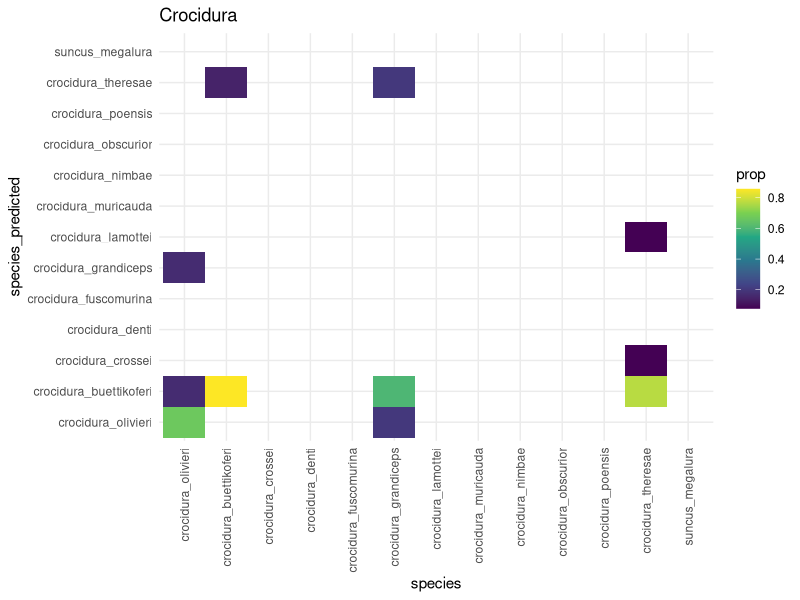
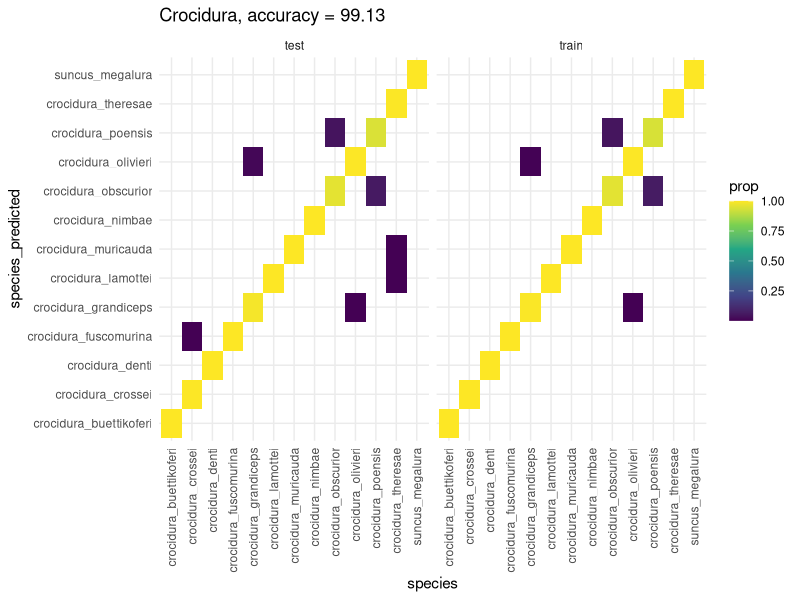
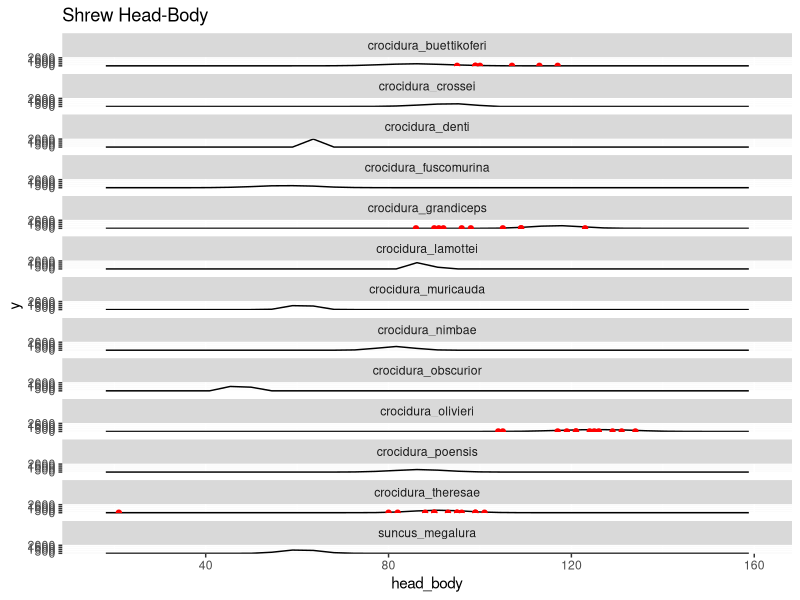
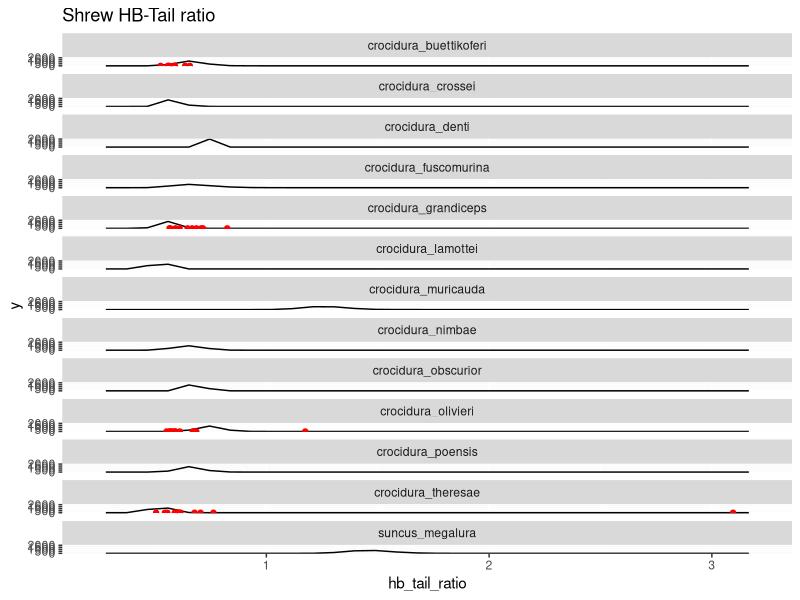
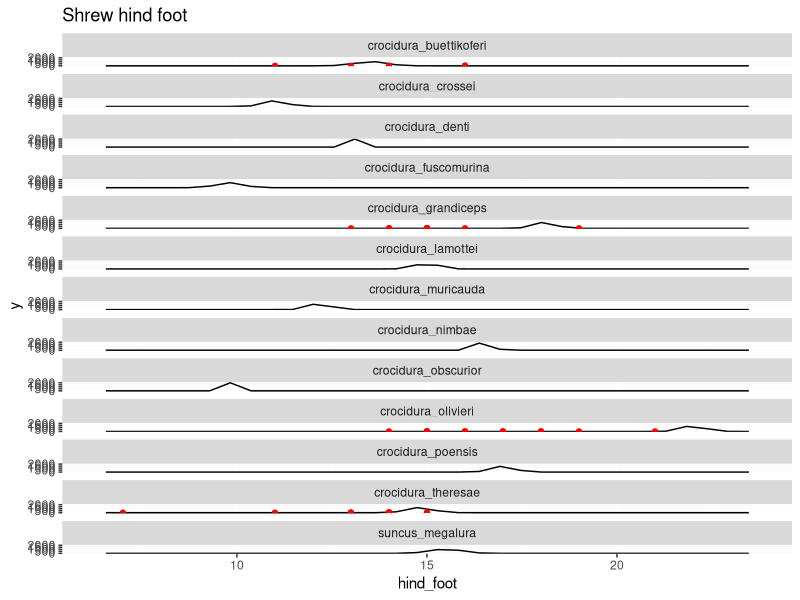
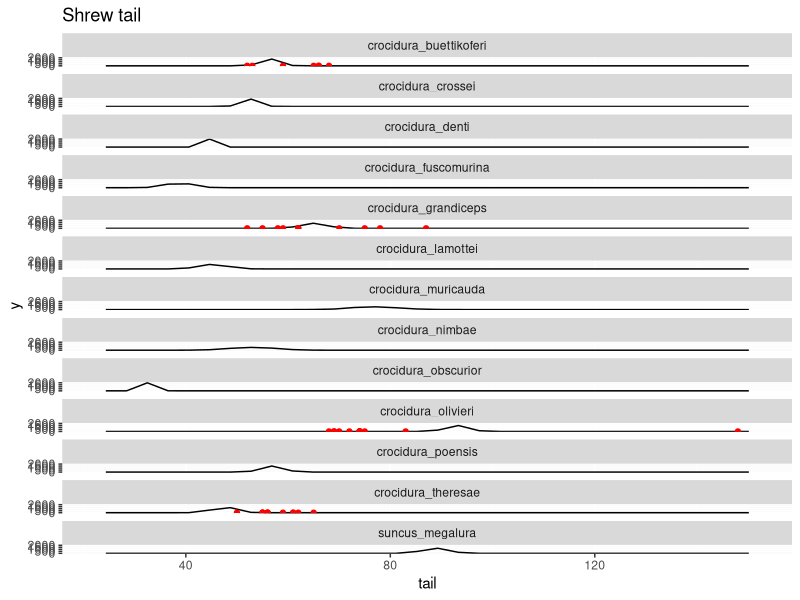
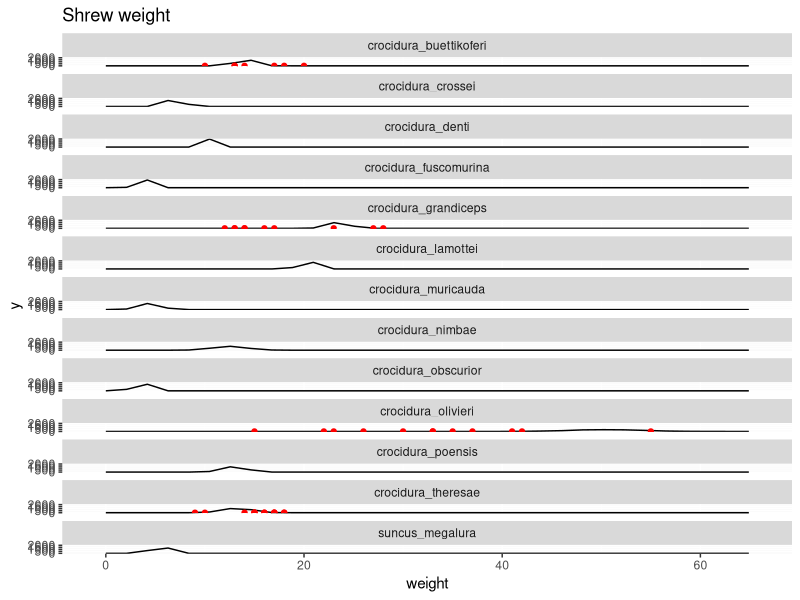

Write R code to recreate these figures, in order. (Note: this script raises an error after producing the figures.)
library(caret)
library(here)
library(nnet)
library(readxl)
library(rsample)
library(tidyverse)
library(truncnorm)

# Prepare data from literature

shrew_id <- read_csv(here("data", "rodent_ids.csv")) %>%
  filter(group == "shrew") %>%
      mutate(genus = str_split(name, "_", simplify = TRUE)[, 1])
    
mean_sd <- shrew_id %>%
  mutate(weight_sd = (weight_max - weight_mean)/4,
         head_body_sd = (head_body_max - head_body_min)/4,
         tail_sd = (tail_max -tail_mean)/4,
         hind_foot_sd = (hind_foot_max - hind_foot_mean)/4,
         ear_sd = (ear_max - ear_min)/4,
         length_skull_sd = (length_skull_max - length_skull_mean)/4)

# Prepare BNITM data
bnitm_data <- read_xlsx(here("data", "bnitm_data.xlsx")) %>%
  rename(village = Village,
         ID = 2,
         genus = Genus,
         species = sp,
         weight = Wt,
         head_body = HB,
         tail = "T",
         hind_foot = HF) %>%
  mutate(tail = as.numeric(tail),
         hb_tail_ratio = tail/head_body,
         species = paste0(str_to_lower(genus), "_", species)) %>%
  select(village, ID, species, weight, head_body, hb_tail_ratio, tail, hind_foot)

# We use a truncated normal distribution to sample 10,000 values from these distributions. The min and max are set to 75% and 125% of the min and max respectively
simulated_morphology <- list()
    
for(i in 1:length(unique(mean_sd$name))) {
  
  species = rep(mean_sd$name[i], each = 2000)
  subfamily = rep(mean_sd$sub_family[i], each = 2000)
  weight = rtruncnorm(n = 2000, mean = mean_sd$weight_mean[i], sd = mean_sd$weight_sd[i], a = mean_sd$weight_min[i]*0.75, b = mean_sd$weight_max[i]*1.25)
  head_body = rtruncnorm(n = 2000, mean = mean_sd$head_body_mean[i], sd = mean_sd$head_body_sd[i], a = mean_sd$head_body_min[i]*0.75, b = mean_sd$head_body_max[i]*1.25)
  tail = rtruncnorm(n = 2000, mean = mean_sd$tail_mean[i], sd = mean_sd$tail_sd[i], a = mean_sd$tail_min[i]*0.75, b = mean_sd$tail_max[i]*1.25)
  hind_foot = rtruncnorm(n = 2000, mean = mean_sd$hind_foot_mean[i], sd = mean_sd$hind_foot_sd[i], a = mean_sd$hind_foot_min[i]*0.75, b = mean_sd$hind_foot_max[i]*1.25)
  ear = rtruncnorm(n = 2000, mean = mean_sd$ear_mean[i], sd = mean_sd$ear_sd[i], a = mean_sd$ear_min[i]*0.75, b = mean_sd$ear_max[i]*1.25)
  hb_tail_ratio = tail/head_body
  
  simulated_morphology[[i]] <- tibble(species, subfamily, weight, head_body, tail, hb_tail_ratio, hind_foot, ear)
}

# BNITM data does not include measurements for ear length so this will not be included in this model

## Multinomial model for Crocidurinae
crocidurae_multinom_train <- bind_rows(simulated_morphology) %>%
  mutate(species = factor(species)) %>%
  select(-ear)

crocidurae_multinom_train$species <- droplevels(relevel(crocidurae_multinom_train$species, ref = "crocidura_olivieri"))

split_data <- initial_split(crocidurae_multinom_train, prop = 0.7, strata = "species")
train_data <- training(split_data)
test_data <- testing(split_data)

crocidurae_multinom_model_m1 <- multinom(species ~ weight + head_body + tail + hb_tail_ratio + hind_foot, data = train_data,
                                         maxit = 200)

train_data$species_predicted <- predict(crocidurae_multinom_model_m1, newdata = train_data, response = "class")
crocidura_train <- train_data
tab <- table(crocidura_train$species, crocidura_train$species_predicted)
# Accuracy
crocidura_accuracy <- round((sum(diag(tab))/sum(tab)) * 100, 2)

test_data$species_predicted <-  predict(crocidurae_multinom_model_m1, newdata = test_data, response = "class")
crocidura_test <- test_data

crocidura_confusion <- bind_rows(crocidura_train %>%
                                   group_by(species, species_predicted) %>%
                                   summarise(n = n()) %>%
                                   mutate(prop = n/sum(n)) %>%
                                   mutate(data = "train"),
                                 crocidura_test %>%
                                   group_by(species, species_predicted) %>%
                                   summarise(n = n()) %>%
                                   mutate(prop = n/sum(n)) %>%
                                   mutate(data = "test"))

levels(crocidura_confusion$species) <- sort(as.character(levels(crocidura_confusion$species)))
levels(crocidura_confusion$species_predicted) <- sort(as.character(levels(crocidura_confusion$species_predicted)))

crocidura_confusion_matrix <- ggplot(crocidura_confusion) +
  geom_tile(aes(x = species, y = species_predicted, fill = prop)) +
  facet_grid(~ data) +
  scale_fill_viridis_c() +
  theme_minimal() +
  theme(axis.text.x = element_text(angle = 90, vjust = 0.5, hjust = 1)) +
  labs(title = paste("Crocidura, accuracy =", crocidura_accuracy))

# Apply to BNITM data
bnitm_data$species_predicted <- predict(crocidurae_multinom_model_m1, newdata = bnitm_data, type = "class")
probabilities <- data.frame(round(predict(crocidurae_multinom_model_m1, newdata = bnitm_data, type = "probs"), 3))

bnitm_data <- bind_cols(bnitm_data, probabilities)

correct_classification <- bnitm_data %>%
  filter(species == species_predicted)
tab <- bnitm_data %>%
  group_by(species, species_predicted) %>%
  summarise(n = n()) %>%
  pivot_wider(names_from = species_predicted, values_from = n) %>%
  ungroup()

bnitm_crocidura_confusion <- bnitm_data %>%
  group_by(species, species_predicted) %>%
  summarise(n = n()) %>%
  mutate(prop = n/sum(n)) %>%
  mutate(data = "bnitm") %>%
  mutate(species = factor(species, levels = levels(crocidurae_multinom_train$species))) %>%
  drop_na(species_predicted)

bnitm_confusion_matrix <- ggplot(bnitm_crocidura_confusion) +
  geom_tile(aes(x = species, y = species_predicted, fill = prop)) +
  scale_fill_viridis_c() +
  scale_x_discrete(drop = FALSE) +
  scale_y_discrete(drop = FALSE) +
  theme_minimal() +
  theme(axis.text.x = element_text(angle = 90, vjust = 0.5, hjust = 1)) +
  labs(title = "Crocidura")

# Only 14 individuals have been correctly classified

weight_plot <- crocidurae_multinom_train %>%
  ggplot() +
  geom_freqpoly(aes(x = weight)) +
  geom_point(data = bnitm_data, aes(x = weight, y = 1), colour = "red") +
  facet_wrap(~ species, ncol = 1) +
  labs(title = "Shrew weight")

hb_plot <- crocidurae_multinom_train %>%
  ggplot() +
  geom_freqpoly(aes(x = head_body)) +
  geom_point(data = bnitm_data, aes(x = head_body, y = 1), colour = "red") +
  facet_wrap(~ species, ncol = 1) +
  labs(title = "Shrew Head-Body")

tail_plot <- crocidurae_multinom_train %>%
  ggplot() +
  geom_freqpoly(aes(x = tail)) +
  geom_point(data = bnitm_data, aes(x = tail, y = 1), colour = "red") +
  facet_wrap(~ species, ncol = 1) +
  labs(title = "Shrew tail")

hbt_plot <- crocidurae_multinom_train %>%
  ggplot() +
  geom_freqpoly(aes(x = hb_tail_ratio)) +
  geom_point(data = bnitm_data, aes(x = hb_tail_ratio, y = 1), colour = "red") +
  facet_wrap(~ species, ncol = 1) +
  labs(title = "Shrew HB-Tail ratio")

hf_plot <- crocidurae_multinom_train %>%
  ggplot() +
  geom_freqpoly(aes(x = hind_foot)) +
  geom_point(data = bnitm_data, aes(x = hind_foot, y = 1), colour = "red") +
  facet_wrap(~ species, ncol = 1) +
  labs(title = "Shrew hind foot")

report_input <- list(model = crocidurae_multinom_model_m1,
                     training_data = crocidurae_multinom_train,
                     training_confusion = crocidura_confusion_matrix,
                     bnitm_data = bnitm_data,
                     plots = list(weight_plot,
                                  hb_plot,
                                  tail_plot,
                                  hbt_plot,
                                  hf_plot))

write_rds(report_input, here("data", "data_for_report.rds"))
